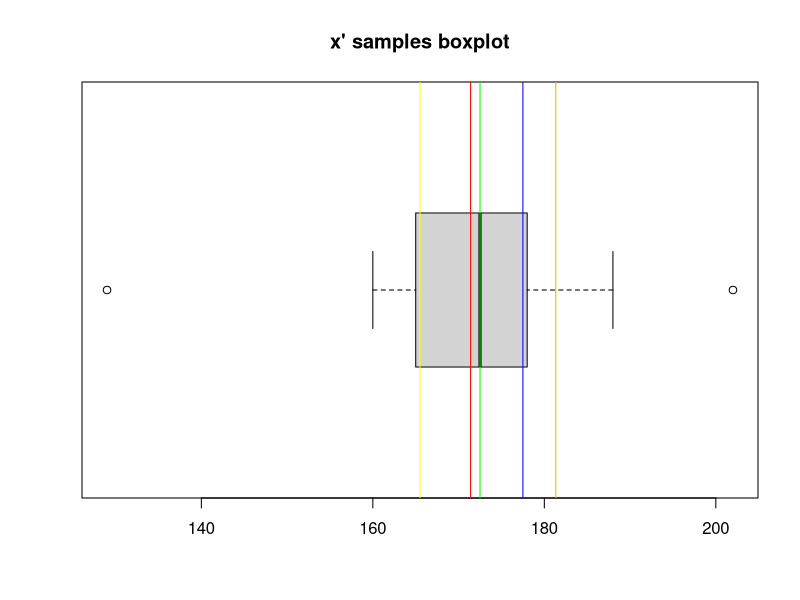
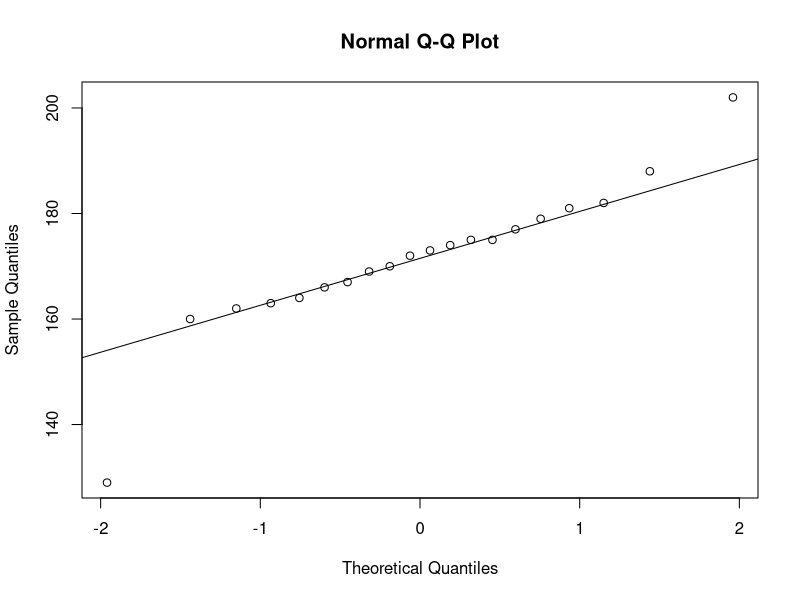

R code for these plots, in order:
## ---- chunk 1
srs <- c(170, 129, 172, 174, 166, 169, 188, 181, 175, 164, 175, 177, 
182, 173, 179, 167, 202, 163, 160, 162)
## ---- chunk 2
boxplot(srs, horizontal=TRUE, main="x' samples boxplot")
# mean:
abline(v = mean(srs), col="red")
mean(srs)
# 86th quantile:
quantile(srs, probs=.86)
abline(v = quantile(srs, probs=.86), col="orange")
# all quartiles:
summary(srs)
abline(v = quantile(srs, probs=.25), col="yellow")
abline(v = quantile(srs, probs=.5), col="green")
abline(v = quantile(srs, probs=.75), col="blue")
## ---- chunk 3
max(srs)
min(srs)
## ---- chunk 4
qqnorm(srs)
qqline(srs)
IQR(srs)
var(srs)
sd(srs)
summary(srs)
